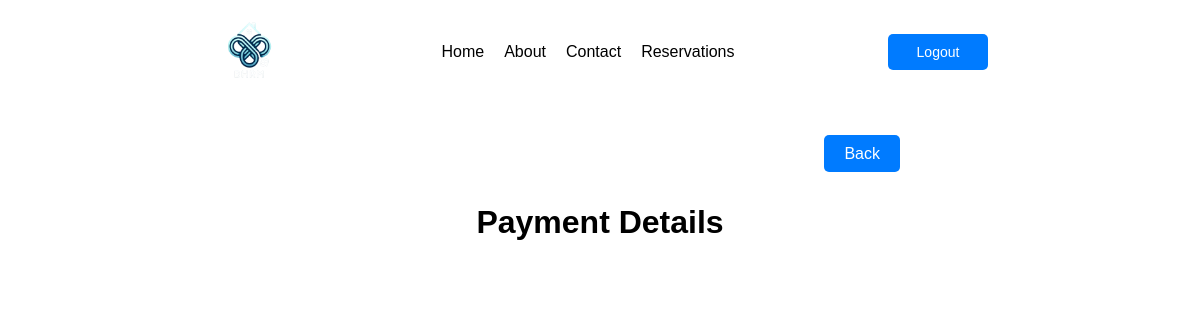
/payment.php (signed in), run on an earlier commit of the app's database.
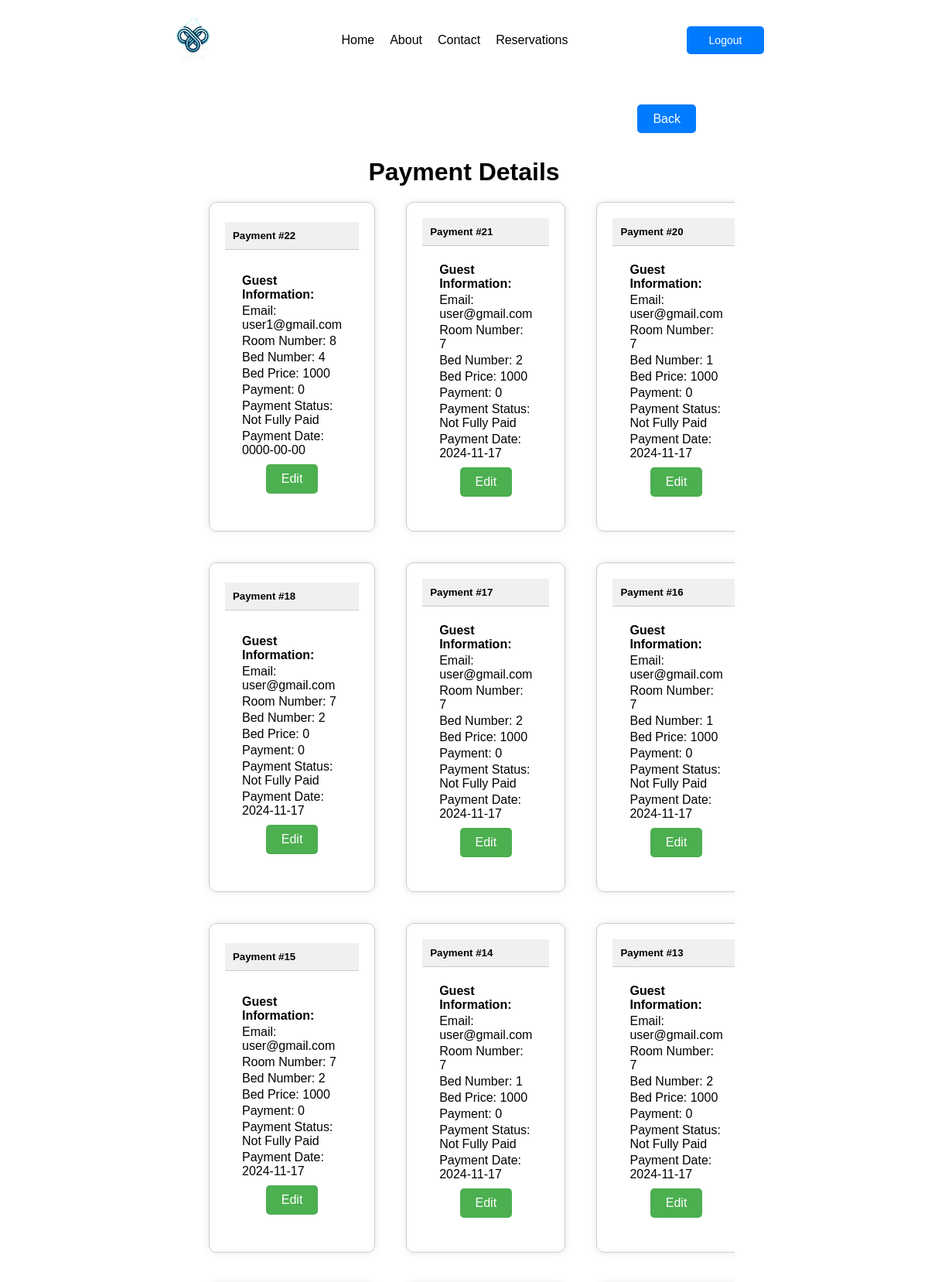
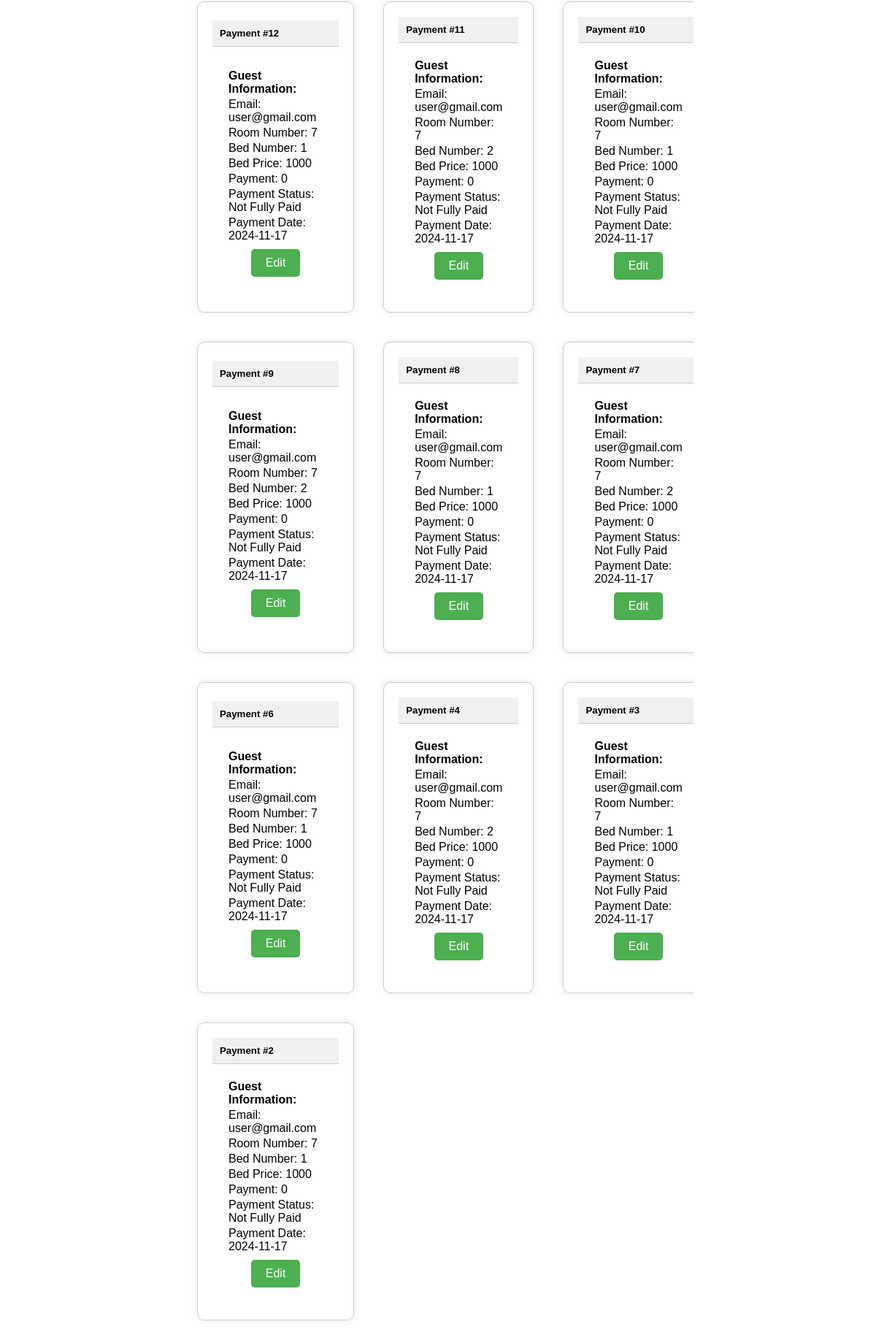
And on a later commit of the database (2 pictures, top to bottom).
### tables this page shows
CREATE TABLE `payments` (
  `id` int(255) NOT NULL,
  `email` varchar(255) NOT NULL,
  `room_no` int(255) NOT NULL,
  `bed_no` int(255) NOT NULL,
  `bed_price` int(255) NOT NULL,
  `payment` int(255) NOT NULL,
  `pay_stat` varchar(255) NOT NULL,
  `pay_date` date DEFAULT NULL,
  `hname` varchar(255) NOT NULL
);

### payment.php (the view, shortened to what this page needs)
<?php require 'php/connection.php';
?>
<!DOCTYPE html>
<html lang="en">
<head>
</head>
<body>
    <nav class="navbar">
        <a class="navbar-brand" href="#">
            <img src="images/logo.png" alt="">
        </a>
        <div class="nav-links">
            <a  class="nav-link" href="index.php">Home</a>
            <a  class="nav-link" href="about.php">About</a>
            <a  class="nav-link" href="contact.php">Contact</a>
            <?php if(!empty($_SESSION['role']) && $_SESSION['role'] == 'landlord'): ?>
                <a  class="nav-link" href="reservation.php">Reservations</a>
            <?php endif; ?>
        </div>
        <div class="login">
            <?php
                if (empty($_SESSION['uname'])) {
                    echo '<a href="php/login.php"><button class="login">Login</button></a>';
                } else {
                    echo '<a href="php/logout.php"><button class="login">Logout</button></a>';
                }
            ?>
        </div>
    </nav>
    <?php if(!empty($_SESSION['role']) && $_SESSION['role'] == 'landlord'): ?>
        <div class="back">
            <div>
                <a class='btn' href='boardinghouse.php'>Back</a>
            </div>
        </div>
    <?php endif; ?>
    <?php
        if (!empty($_SESSION) && $_SESSION['role'] == 'landlord') {
            $hname = $_SESSION['hname'];
            $query = "SELECT * FROM reservation WHERE hname = '$hname' AND res_stat = 'Confirmed' order by id desc";
            $result = mysqli_query($conn, $query);
            $confirmedReservations = [];
            while ($fetch = mysqli_fetch_assoc($result)) {
                $confirmedReservations[] = $fetch['email'];
            }
        }
    ?>
    <?php if (!empty($_SESSION) && $_SESSION['role'] == 'landlord'): ?>
        <h1>Payment Details</h1>
    <?php endif; ?>
    <div class="container">
        <?php
        if (!empty($_SESSION) && $_SESSION['role'] == 'landlord' && !empty($confirmedReservations)) {
            foreach ($confirmedReservations as $uname) {
                $query = "SELECT * FROM payments WHERE hname = '$hname' AND email = '$uname' order by id desc";
                $result = mysqli_query($conn, $query);
                while ($fetch = mysqli_fetch_assoc($result)) {
        ?>
        <div class="card">
            <div class="card-header">
                <h5>Payment #<?php echo $fetch['id']; ?></h5>
            </div>
            <div class="card-body">
                <div class="row">
                    <div class="col-md-6">
                        <p><strong>Guest Information:</strong></p>
                        <p>Email: <?php echo $fetch['email']; ?></p>
                        <p>Room Number: <?php echo $fetch['room_no']; ?></p>
                        <p>Bed Number: <?php echo $fetch['bed_no']; ?></p>
                        <p>Bed Price: <?php echo $fetch['bed_price']; ?></p>
                        <p>Payment: <?php echo $fetch['payment']; ?></p>
                        <p>Payment Status: <?php echo $fetch['pay_stat']; ?></p>
                        <p>Payment Date: <?php echo $fetch['pay_date']; ?></p>
                    </div>
                </div>
                <?php if (!empty($_SESSION["uname"]) && !empty($_SESSION["role"]) && $_SESSION['role'] == 'landlord') { ?>
                <div class="button-row">
                    <div class="button-col">
                        <a href=""><button>Edit</button></a>
                    </div>
                </div>
                <?php } ?>
            </div>
        </div>
        <?php
                }
            }
        }
        ?>
    </div>
</body>
</html>

What changed in the data, as far as the page shows it:
added payments: id "22", email "user1@gmail.com", room_no "8", bed_no "4", bed_price "1000", payment "0", pay_stat "Not Fully Paid", pay_date "0000-00-00"
added payments: id "21", email "user@gmail.com", room_no "7", bed_no "2", bed_price "1000", payment "0", pay_stat "Not Fully Paid", pay_date "2024-11-17"
added payments: id "20", email "user@gmail.com", room_no "7", bed_no "1", bed_price "1000", payment "0", pay_stat "Not Fully Paid", pay_date "2024-11-17"
added payments: id "18", email "user@gmail.com", room_no "7", bed_no "2", bed_price "0", payment "0", pay_stat "Not Fully Paid", pay_date "2024-11-17"
added payments: id "17", email "user@gmail.com", room_no "7", bed_no "2", bed_price "1000", payment "0", pay_stat "Not Fully Paid", pay_date "2024-11-17"
added payments: id "16", email "user@gmail.com", room_no "7", bed_no "1", bed_price "1000", payment "0", pay_stat "Not Fully Paid", pay_date "2024-11-17"
added payments: id "15", email "user@gmail.com", room_no "7", bed_no "2", bed_price "1000", payment "0", pay_stat "Not Fully Paid", pay_date "2024-11-17"
added payments: id "14", email "user@gmail.com", room_no "7", bed_no "1", bed_price "1000", payment "0", pay_stat "Not Fully Paid", pay_date "2024-11-17"
added payments: id "13", email "user@gmail.com", room_no "7", bed_no "2", bed_price "1000", payment "0", pay_stat "Not Fully Paid", pay_date "2024-11-17"
added payments: id "12", email "user@gmail.com", room_no "7", bed_no "1", bed_price "1000", payment "0", pay_stat "Not Fully Paid", pay_date "2024-11-17"
added payments: id "11", email "user@gmail.com", room_no "7", bed_no "2", bed_price "1000", payment "0", pay_stat "Not Fully Paid", pay_date "2024-11-17"
added payments: id "10", email "user@gmail.com", room_no "7", bed_no "1", bed_price "1000", payment "0", pay_stat "Not Fully Paid", pay_date "2024-11-17"
added payments: id "9", email "user@gmail.com", room_no "7", bed_no "2", bed_price "1000", payment "0", pay_stat "Not Fully Paid", pay_date "2024-11-17"
added payments: id "8", email "user@gmail.com", room_no "7", bed_no "1", bed_price "1000", payment "0", pay_stat "Not Fully Paid", pay_date "2024-11-17"
added payments: id "7", email "user@gmail.com", room_no "7", bed_no "2", bed_price "1000", payment "0", pay_stat "Not Fully Paid", pay_date "2024-11-17"
added payments: id "6", email "user@gmail.com", room_no "7", bed_no "1", bed_price "1000", payment "0", pay_stat "Not Fully Paid", pay_date "2024-11-17"
added payments: id "4", email "user@gmail.com", room_no "7", bed_no "2", bed_price "1000", payment "0", pay_stat "Not Fully Paid", pay_date "2024-11-17"
added payments: id "3", email "user@gmail.com", room_no "7", bed_no "1", bed_price "1000", payment "0", pay_stat "Not Fully Paid", pay_date "2024-11-17"
added payments: id "2", email "user@gmail.com", room_no "7", bed_no "1", bed_price "1000", payment "0", pay_stat "Not Fully Paid", pay_date "2024-11-17"
